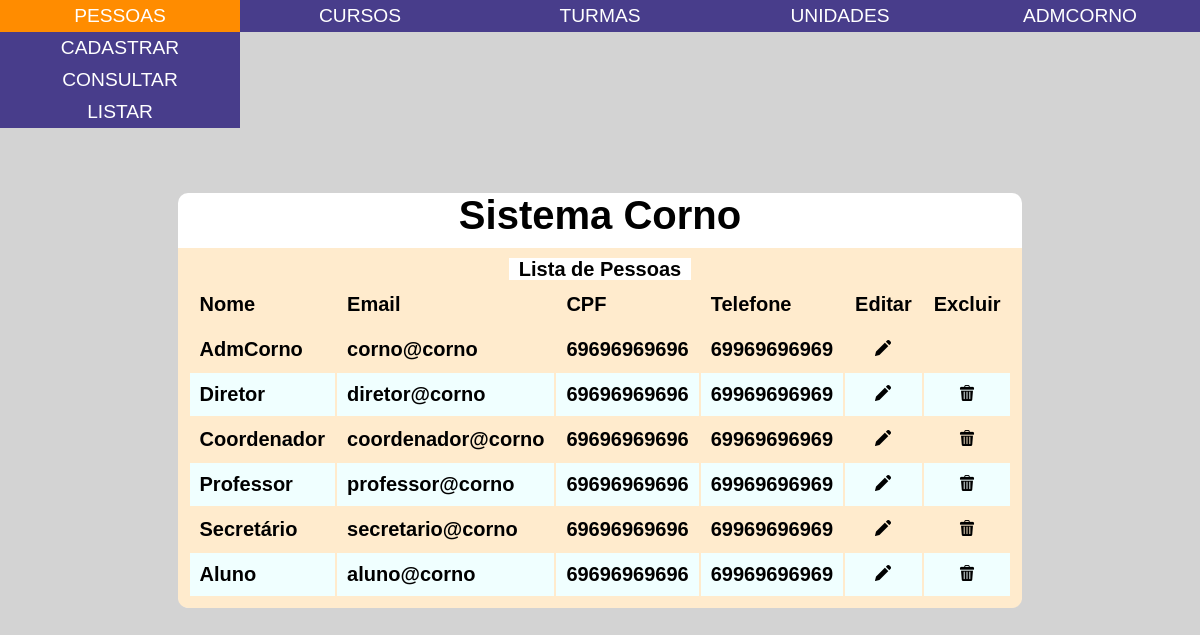
The page /people/peoplelist.php (signed in) on the database its author committed.
### tables this page shows
CREATE TABLE cornos (
  id INT NOT NULL PRIMARY KEY AUTO_INCREMENT, 
  nome VARCHAR(100) NOT NULL,
  email VARCHAR(300) NOT NULL,
  senha VARCHAR(20) NOT NULL,
  cpf VARCHAR(11) NOT NULL,
  telefone VARCHAR(11) NOT NULL,
  endereco VARCHAR(100) NOT NULL,
  id_tipo_corno INT NOT NULL,

  FOREIGN KEY (id_tipo_corno) REFERENCES tipos_corno(id)
);

### common/routines/functions.php (called while the page is built, shortened)
<?php
function validarSessao()
{
  if (!isset($_SESSION['idUsuario'])) {
    return false;
  } else {
    return true;
  }
}
function getPermissionLevel($secao, $campo)
{
  require($_SERVER['DOCUMENT_ROOT'] . "/sistema_corno/common/dbconnection.php");
  $userLevel = $conn->query("SELECT id_tipo_corno FROM cornos WHERE id = " . $_SESSION['idUsuario'])->fetchAll()[0][0];
  $sql = "SELECT pc.nivel_acesso FROM tipos_corno c, permissoes p, permissoes_tipos_corno pc WHERE c.id = pc.id_tipo_corno AND p.id_permissao = pc.id_permissao AND c.id =" . $userLevel . " AND p.secao = '" . $secao . "' AND p.campo = '" . $campo . "'";
  $permissionLevel = $conn->query($sql)->fetchAll()[0][0];
  return $permissionLevel;
}
function setStringIfTrue($string, $flag)
{
  if ($flag) {
    return $string;
  }
  return '';
}
function getInfo($field, $table, $targetColumn, $target)
{
  require($_SERVER['DOCUMENT_ROOT'] . "/sistema_corno/common/dbconnection.php");
  $info = $conn->query("SELECT $field FROM $table WHERE $targetColumn = '$target'")->fetch()[0];
  return $info;
}
function getCuckoldTypeById($id)
{
  $cuckoldType = getInfo('descricao', 'tipos_corno', 'id', $id);
  return $cuckoldType;
}
function haveReadPermission($secao, $campo)
{
  $permissionLevel = getPermissionLevel($secao, $campo);
  return ($permissionLevel == 1 or $permissionLevel == 3);
}
function haveWritePermission($secao, $campo)
{
  $permissionLevel = getPermissionLevel($secao, $campo);
  return ($permissionLevel == 2 or $permissionLevel == 3);
}
function havePermission($secao, $campo, $mode)
{
  switch ($mode) {
    case 'r':
      return haveReadPermission($secao, $campo);
    case 'w':
      return haveWritePermission($secao, $campo);
  }
}

### people/peoplelist.php (the view)
<?php
require_once($_SERVER['DOCUMENT_ROOT'] . "/sistema_corno/common/header.php");
require_once($_SERVER['DOCUMENT_ROOT'] . "/sistema_corno/common/dbconnection.php");
require_once($_SERVER['DOCUMENT_ROOT'] . "/sistema_corno/common/routines/functions.php");
?>
<?php if (@validarSessao()): ?>
  <?php
  $consulta = $conn->query("SELECT * FROM cornos");
  $editPermission = havePermission('Cornos', 'Listar', 'r');
  $deletePermission = havePermission('Cornos', 'Excluir', 'w');
  ?>
  <?php if (havePermission('Cornos', 'Listar', 'r')): ?>
    <table>
      <caption>
        Lista de Pessoas
      </caption>
      <thead>
        <tr>
          <th id='name'>Nome</th>
          <th id='email'>Email</th>
          <th id='personal_id'>CPF</th>
          <th id='phone'>Telefone</th>
          <?php if ($editPermission): ?>
            <th id='edit'>Editar</th>
          <?php endif; ?>
          <?php if ($deletePermission): ?>
            <th id='delete'>Excluir</th>
          <?php endif; ?>
        </tr>
      </thead>
      <tbody>
        <?php foreach ($consulta->fetchAll(PDO::FETCH_ASSOC) as $linha): ?>
          <?php
          $cuckoldtype = getCuckoldTypeById($linha['id_tipo_corno']);
          $editHidden = setStringIfTrue('hidden', !havePermission('Tipos Corno', $cuckoldtype, 'r'));
          $deleteHidden = setStringIfTrue('hidden', (!havePermission('Tipos Corno', $cuckoldtype, 'w') or $cuckoldtype == 'Administrador'));
          ?>
          <tr>
            <td headers='name'>
              <?= $linha['nome'] ?>
            </td>
            <td headers='email'>
              <?= $linha['email'] ?>
            </td>
            <td headers='personal_id'>
              <?= $linha['cpf'] ?>
            </td>
            <td headers='phone'>
              <?= $linha['telefone'] ?>
            </td>
            <?php if ($editPermission): ?>
              <td headers='edit'>
                <a href="/sistema_corno/people/personedit.php?id=<?= $linha['id'] ?>" alt='Editar' title='Editar'
                  class='campo-tabela jogar-para-direita'><img src='/sistema_corno/assets/img/edit.png' <?= $editHidden ?> /></a>
              </td>
            <?php endif; ?>
            <?php if ($deletePermission): ?>
              <td headers='delete'>
                <a href="/sistema_corno/people/persondelete.php?id=<?= $linha['id'] ?>" alt='Exluir' title='Excluir'
                  class='campo-tabela jogar-para-direita'><img src='/sistema_corno/assets/img/delete.png' <?= $deleteHidden ?> /></a>
              </td>
            <?php endif; ?>
          </tr>
        <?php endforeach; ?>
      </tbody>
    </table>
  <?php else: ?>
    <p>Forbidden.</p>
  <?php endif; ?>
<?php else: ?>
  <p>Conecte-se para visualizar esta página.</p>
<?php endif; ?>
<?php
require_once($_SERVER['DOCUMENT_ROOT'] . "/sistema_corno/common/footer.php");
?>

### assets/css/style.css (style rules this page uses)
:root { --cor-primaria: #483d8b; --cor-secundaria: #ff8c00; --cor-terciaria: #ffebcd; }
body { margin: 0px; border: 0px; padding: 0px; background-color: lightgray; }
a { text-decoration: none; color: white; padding: 0px; margin: 0px; border: 0px; width: 100%; height: 100%; text-align: center; display: block; }
table { display: block; width: 100%; text-align: center; background-color: var(--cor-terciaria); padding: 10px; border-radius: 0px 0px 10px 10px; }
caption { display: inline; padding: 0px 10px; background-color: white; }
thead { width: 100%; }
tbody { width: 100%; }
tr { display: table-row; width: 100%; max-height: 5vh; gap: 20px; }
th { width: 100%; font-family: 'Gill Sans', 'Gill Sans MT', Calibri, 'Trebuchet MS', sans-serif; text-align: left; vertical-align: middle; padding: 10px; }
td { width: 100%; font-family: 'Gill Sans', 'Gill Sans MT', Calibri, 'Trebuchet MS', sans-serif; text-align:left; padding: 10px; vertical-align: middle; }
td a { max-height: 100%; justify-content: right; }
td a img { max-height: 16px; width: auto; }
tbody tr:nth-child(even) { background-color: azure; }
.campo-tabela { font-family: 'Gill Sans', 'Gill Sans MT', Calibri, 'Trebuchet MS', sans-serif; font-size: 20px; text-transform: none; color: black; }

### rows shown on the page
cornos: nome "AdmCorno", email "corno@corno", cpf "69696969696", telefone "69969696969"
cornos: nome "Diretor", email "diretor@corno", cpf "69696969696", telefone "69969696969"
cornos: nome "Coordenador", email "coordenador@corno", cpf "69696969696", telefone "69969696969"
cornos: nome "Professor", email "professor@corno", cpf "69696969696", telefone "69969696969"
cornos: nome "Secretário", email "secretario@corno", cpf "69696969696", telefone "69969696969"
cornos: nome "Aluno", email "aluno@corno", cpf "69696969696", telefone "69969696969"

### other values the page prints
$_SESSION['nomeUsuario'] "ADMCORNO"
